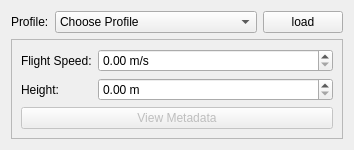
<?xml version="1.0" encoding="UTF-8"?>
<ui version="4.0">
 <class>AircraftProfile</class>
 <widget class="QWidget" name="AircraftProfile">
  <property name="geometry">
   <rect>
    <x>0</x>
    <y>0</y>
    <width>354</width>
    <height>146</height>
   </rect>
  </property>
  <property name="windowTitle">
   <string>Form</string>
  </property>
  <layout class="QVBoxLayout" name="verticalLayout">
   <item>
    <layout class="QHBoxLayout" name="horizontalLayout_2">
     <item>
      <widget class="QLabel" name="label">
       <property name="sizePolicy">
        <sizepolicy hsizetype="Minimum" vsizetype="Preferred">
         <horstretch>0</horstretch>
         <verstretch>0</verstretch>
        </sizepolicy>
       </property>
       <property name="text">
        <string>Profile:</string>
       </property>
      </widget>
     </item>
     <item>
      <widget class="QComboBox" name="chooseProfile">
       <property name="sizePolicy">
        <sizepolicy hsizetype="Expanding" vsizetype="Fixed">
         <horstretch>0</horstretch>
         <verstretch>0</verstretch>
        </sizepolicy>
       </property>
       <item>
        <property name="text">
         <string>Choose Profile</string>
        </property>
       </item>
      </widget>
     </item>
     <item>
      <widget class="QPushButton" name="loadProfile">
       <property name="sizePolicy">
        <sizepolicy hsizetype="Minimum" vsizetype="Fixed">
         <horstretch>0</horstretch>
         <verstretch>0</verstretch>
        </sizepolicy>
       </property>
       <property name="text">
        <string>load</string>
       </property>
      </widget>
     </item>
    </layout>
   </item>
   <item>
    <widget class="QFrame" name="frame">
     <property name="frameShape">
      <enum>QFrame::StyledPanel</enum>
     </property>
     <property name="frameShadow">
      <enum>QFrame::Plain</enum>
     </property>
     <layout class="QVBoxLayout" name="verticalLayout_2">
      <item>
       <layout class="QFormLayout" name="formLayout">
        <item row="0" column="0">
         <widget class="QLabel" name="label_2">
          <property name="text">
           <string>Flight Speed:</string>
          </property>
         </widget>
        </item>
        <item row="0" column="1">
         <widget class="QDoubleSpinBox" name="flightSpeed">
          <property name="toolTip">
           <string>&lt;html&gt;&lt;head/&gt;&lt;body&gt;&lt;p&gt;&lt;span style=&quot; font-weight:600;&quot;&gt;Aircraft's speed of flight&lt;/span&gt;&lt;/p&gt;&lt;p&gt;direction is not recorded.&lt;/p&gt;&lt;/body&gt;&lt;/html&gt;</string>
          </property>
          <property name="suffix">
           <string> m/s</string>
          </property>
          <property name="maximum">
           <double>9999.000000000000000</double>
          </property>
         </widget>
        </item>
        <item row="1" column="0">
         <widget class="QLabel" name="label_3">
          <property name="sizePolicy">
           <sizepolicy hsizetype="Preferred" vsizetype="Preferred">
            <horstretch>0</horstretch>
            <verstretch>0</verstretch>
           </sizepolicy>
          </property>
          <property name="toolTip">
           <string>&lt;html&gt;&lt;head/&gt;&lt;body&gt;&lt;p&gt;Height Above Ground Level (AGL)&lt;/p&gt;&lt;/body&gt;&lt;/html&gt;</string>
          </property>
          <property name="text">
           <string>Height:</string>
          </property>
         </widget>
        </item>
        <item row="1" column="1">
         <widget class="QDoubleSpinBox" name="flightHeight">
          <property name="toolTip">
           <string>&lt;html&gt;&lt;head/&gt;&lt;body&gt;&lt;p&gt;&lt;span style=&quot; font-weight:600;&quot;&gt;Aircraft's above ground height&lt;/span&gt;&lt;/p&gt;&lt;p&gt;Used to calculate distance to subject in DEM generation and Z value in navigation.&lt;/p&gt;&lt;/body&gt;&lt;/html&gt;</string>
          </property>
          <property name="prefix">
           <string/>
          </property>
          <property name="suffix">
           <string> m</string>
          </property>
          <property name="maximum">
           <double>99999.000000000000000</double>
          </property>
         </widget>
        </item>
       </layout>
      </item>
      <item>
       <widget class="QPushButton" name="viewMetadataButton">
        <property name="enabled">
         <bool>false</bool>
        </property>
        <property name="toolTip">
         <string>&lt;html&gt;&lt;head/&gt;&lt;body&gt;&lt;p&gt;Opens the profile .json file in the system default editor.&lt;/p&gt;&lt;/body&gt;&lt;/html&gt;</string>
        </property>
        <property name="text">
         <string>View Metadata</string>
        </property>
       </widget>
      </item>
     </layout>
    </widget>
   </item>
  </layout>
 </widget>
 <tabstops>
  <tabstop>chooseProfile</tabstop>
  <tabstop>loadProfile</tabstop>
  <tabstop>flightSpeed</tabstop>
  <tabstop>flightHeight</tabstop>
 </tabstops>
 <resources/>
 <connections/>
</ui>
